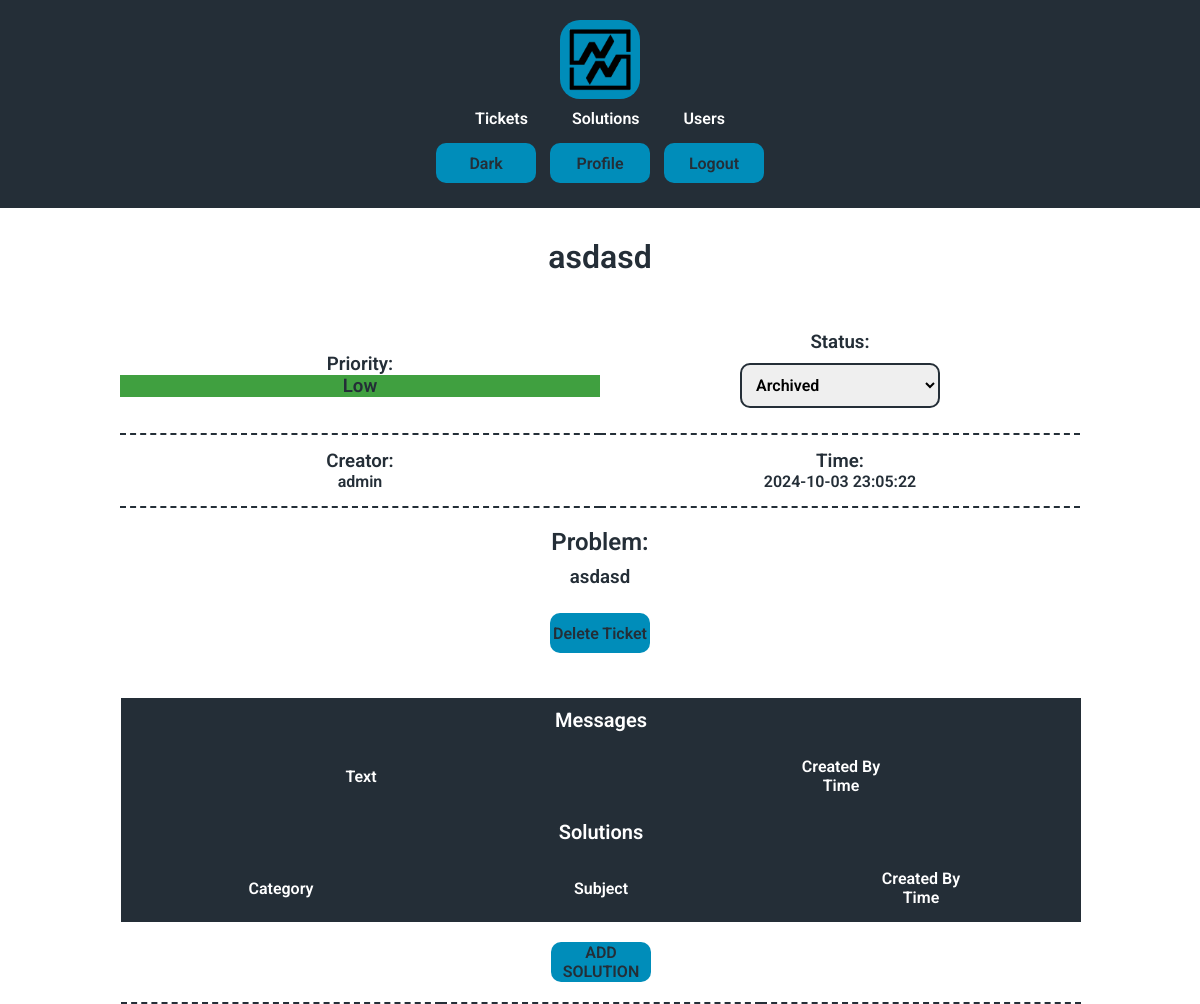
Screenshot of /showticket?id=3 (signed in) with the database file from the repository.
### tables this page shows
CREATE TABLE tickets (
id INTEGER PRIMARY KEY AUTOINCREMENT NOT NULL,
subject TEXT NOT NULL,
creator INTEGER,
description TEXT,
status INTEGER DEFAULT 0 NOT NULL,
priority INTEGER DEFAULT 0 NOT NULL,
time TIMESTAMP DEFAULT CURRENT_TIMESTAMP,
FOREIGN KEY(creator) REFERENCES users(id)
ON DELETE SET NULL
ON UPDATE NO ACTION
);

CREATE TABLE users (id INTEGER PRIMARY KEY AUTOINCREMENT NOT NULL, name TEXT NOT NULL, hash TEXT NOT NULL, permission INTEGER DEFAULT 4 NOT NULL, active BLOB DEFAULT 0 NOT NULL, email TEXT NOT NULL);

### app.py (the view)
@app.route("/showticket")
@login_required
def showticket():
    ticketID = request.args.get("id")
    if ticketID:
        session["show_ticket"] = ticketID
    else:
        ticketID = session["show_ticket"]
    ticket = db.execute(
        """
        SELECT tickets.id, tickets.subject, tickets.description, tickets.status, tickets.priority, tickets.time, tickets.creator, users.name AS creator_name
        FROM tickets LEFT JOIN users ON tickets.creator = users.id
        WHERE tickets.id = ?
        """
        , ticketID
        )
    solutions = db.execute(
        """
        SELECT s.*, u.name AS creator_name
        FROM solutions s
        JOIN interchange i ON s.id = i.solution_id
        JOIN tickets t ON t.id = i.ticket_id
        JOIN users u ON s.creator = u.id
        WHERE t.id = ?;
        """
        , ticketID
        )
    messages = db.execute(
        """
        SELECT messages.ticket_id, messages.message, messages.time, users.name AS creator_name
        FROM messages LEFT JOIN users ON messages.creator = users.id
        WHERE ticket_id = ?
        ORDER BY messages.time DESC
        """,
        ticketID
    )
    return render_template("showticket.html", ticket = ticket, priority = priority, status = ticketStatus, solutions = solutions, messages = messages)

### app.py (called while the page is built)
def login_required(f):
    @wraps(f)
    def decorated_function(*args, **kwargs):
        if not session.get("user_id"):
            return redirect("/") # Redirect to the login page or wherever necessary
        return f(*args, **kwargs)  # Proceed with the actual route if logged in
    return decorated_function

### templates/showticket.html (shortened to what this page needs)
{% extends "layout.html" %}
{% block h1 %}<h1>{{ ticket[0]["subject"] }}</h1>{% endblock %}
{% block body %}
  <div class="main">
    <table class="show">
      <tr>
        <td>
          <h3>Priority:</h3>
          <h3 class="{{ priority[ticket[0]['priority']] }}">{{ priority[ticket[0]["priority"]] }}</h3>
        </td>
        <td>
          <h3>Status:</h3>
          <form action="/saveticket" method="post">
            {% if session.get("permission") > 2 %}
            <select disabled id="status" name="status">
              <option value=""selected>
                {{ status[ticket[0]["status"]] }}
              </option>
            </select>
            {% else %}
            <select class="status{{ ticket[0]['status'] }}" id="status" name="status" onchange="clickButton()">
              {% for item in status %}
              {% if item == status[5] or item == status[4]%}
              <option  hidden disabled {% if item == status[ticket[0]["status"]] %}selected{% endif %}>
                {{ item }}
              </option>
              {% else %}
              <option value="{{ status.index(item) }}"
                  {% if item == status[ticket[0]["status"]] %}selected{% endif %}>
                  {{ item }}
              </option>
              {% endif %}
              {% endfor %}
            </select>
            {% endif %}
          </form>
        </td>
      </tr>
      <tr>
        <td>
          <h3>Creator:</h3>
          <h4>{{ ticket[0]["creator_name"] }}</h4>
        </td>
        <td>
          <h3>Time:</h3>
          <h4>{{ ticket[0]["time"] }}</h4>
        </td>
      </tr>
    </table>
    <h2>Problem:</h2>
    <h3>{{ ticket[0]["description"] }}</h3>
    <div class="margin">
      {% if ticket[0]["creator"] == session.get("user_id") or session.get("permission") < 2 %}
        <form action="/deleteticket">
          <button name="ticketID" value="{{ ticket[0]["id"] }}">Delete Ticket</button>
        </form>
      {% endif %}
    </div>
    </div>
    <table class="column">
      <caption>Messages</caption>
      <thead>
        <tr>
          <th>Text</th>
          <th>Created By <br> Time</th>
      </tr>
      </thead>
    </table>
      <table class="select column">
        <caption>Solutions</caption>
        <thead>
            <tr>
                <th>Category</th>
                <th>Subject</th>
                <th>Created By<br>Time</th>
            </tr>
        </thead>
        <tbody>
            <tr class="nohover">
              <td colspan="3">
                {% if session.get("permission") < 3 %}
            <form action="/newsolutiontoticket">
            <button type="submit">ADD SOLUTION</button>
            </form>
            {% endif %}
              </td>
            </tr>
        </tbody>
    </table>
{% endblock %}

### static/styles.css (style rules this page uses)
.Light { --color1: #242e37; --color2: #ffffff; --color3: #e1e3e4; --color4: #242e37; --color5: #008dba; --colorextra: #ffffff; --font: "Roboto", sans-serif; }
* { font-family: var(--font); box-sizing: border-box; margin: 0; padding: 0; font-weight: 600; --font-color: var(--color1); --background-color: var(--color2); --nav-color: var(--color4); --navfont-color: var(--colorextra); --button-color: var(--color5); --buttonfont-color: var(--color4); --hover-color: var(--color3); --hoverfont-color: var(--color4); --logo-color: var(--color5); --linkhover-color: var(--color5); --tab-color: var(--color4); --tabfont-color: var(--colorextra); --tabhover-color: var(--color5); --tabhoverfont-color: var(--color4); --disabled-color: var(--color4); --disabledfont-color: var(--color3); --placeholder-color: var(--color4); --aler-color: var(--color5); --active-color: var(--color1); --activefont-color: var(--color5); --border-color: var(--color5); }
html { background-color: var(--background-color); color: var(--font-color); }
body { transition: background-color 0.5s, color 0.3s; }
button { background-color: var(--button-color); color: var(--buttonfont-color); border: none; border-radius: 10px; cursor: pointer; transition: all 0.5s ease 0s; width: 100px; height: 40px; font-size: 16px; margin: 5px; }
.main { margin: 40px 0 40px 0; }
.margin { margin: 20px 0 20px; }
table { width: 100%; border-collapse: collapse; text-align: center; table-layout: fixed; margin: 20px 0 20px 0; }
.column { float: left; width: 49.8%; margin: 0px 1px 0px 1px; }
td { padding: 15px 0px; border-bottom: 2px dashed var(--tab-color); }
th { background-color: var(--tab-color); padding: 15px 0px; transition: all 0.5s ease 0s; color: var(--tabfont-color); }
caption { font-size: 20px; padding: 10px 10px; color: var(--tabfont-color); background-color: var(--tab-color); }
.show { width:50%; margin-left:auto; margin-right:auto; }
h1 { margin: 20px 0 20px; }
h2 { margin: 10px 0 10px; }
input, select, textarea { width: 25%; min-width: 200px; padding: 10px; margin: 10px 0px; border: 2px solid var(--font-color); border-radius: 10px; font-size: 16px; }
.Low { background-color: rgba(0, 128, 0, 0.75); }
@media (max-width: 1300px) { .column { width: 100%; } }
@media (max-width: 1300px) { .show { width: 100%; } }
@media (max-width: 1300px) { td { width: 50%; } }

### rows the page displays
tickets: subject "asdasd", priority "Low", status "Archived", time "2024-10-03 23:05:22", description "asdasd"
users: name "admin"
